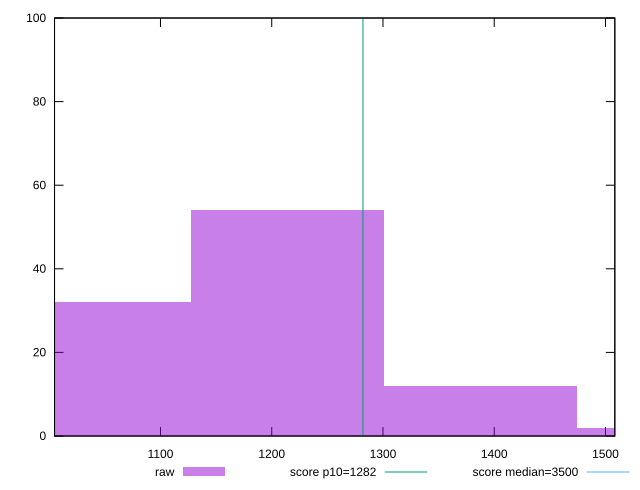

Reproduce this figure in gnuplot.
reset

$raw <<EOF
1387.318111760027 12
1213.9033477900236 54
1560.7328757300304 2
1040.4885838200203 32
EOF

set key outside below
set boxwidth 173.41476397000338
set xrange [1004.7640000000007:1508.3959999999995]
set yrange [0:100]
set trange [0:100]
set style fill transparent solid 0.5 noborder

set parametric
set terminal svg size 640, 490 enhanced background rgb 'white'
set output "report_00009_2021-02-08T22-37-41.559Z/bootup-time/samples/pages/raw/histogram.svg"

plot $raw title "raw" with boxes, \
     1282,t title "score p10=1282", \
     3500,t title "score median=3500"

reset
